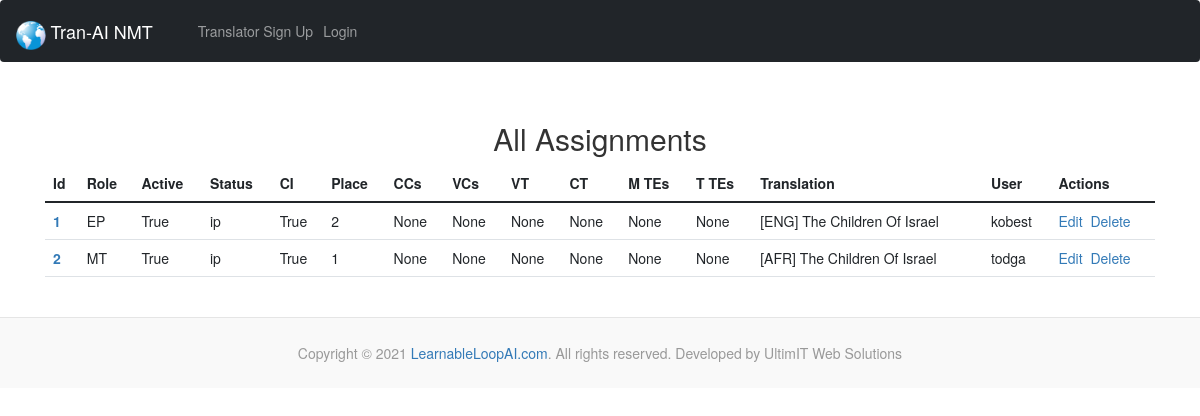
The page /assignments/ on the database as committed earlier.
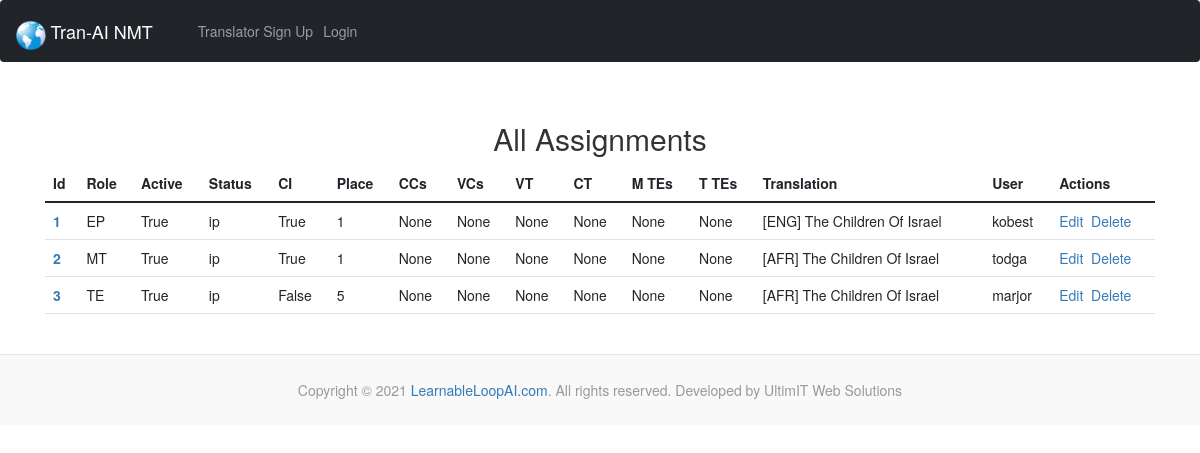
The same page on the database as committed later.
### todproof/models.py (models this page shows, shortened)
class Assignment(models.Model):
  class Role(models.TextChoices):
    EP = 'EP', _('English Provider (EP)')
    EE = 'EE', _('English Editor (EE)')
    NT = 'NT', _('No Translator (NT)')
    MT = 'MT', _('Machine Translator (MT)')
    HT = 'HT', _('Human Translator (HT)')
    TE = 'TE', _('Translation Editor (TE)')
    SE = 'SE', _('Scripture Editor (SE)')
    PE = 'PE', _('Poetry Editor (PE)')
    CE = 'CE', _('Chief Editor (CE)')
    LA = 'LA', _('Language Administrator (LA)')
  class Status(models.TextChoices):
    ip = 'ip', _('In Process (ip)')
    cd = 'cd', _('Completed (cd)')
    te = 'te', _('TE editing (te)')
    ce = 'ce', _('CE editing (ce)')
    qe = 'qe', _('QE editing (qe)')
    pg = 'pg', _('Publishing (pg)')
    pd = 'pd', _('Published (pd)')
    pr = 'pr', _('Pruned (pr)')
  translation = models.ForeignKey(Translation, blank=False, null=False, on_delete=models.DO_NOTHING, related_name='assignments')
  user = models.ForeignKey(settings.AUTH_USER_MODEL, blank=False, null=False, on_delete=models.DO_NOTHING, related_name='assignments') #for accounts app
  role = models.CharField('Role', max_length=2, validators=[MinLengthValidator(2), MaxLengthValidator(2)], choices=Role.choices, default=Role.TE, blank=False, null=False,)
  active = models.BooleanField('Active', default=False)
  place = models.IntegerField('Place', default=1, validators=[MinValueValidator(1)], blank=False, null=False,)
  context = models.IntegerField('Context', default=0, validators=[MinValueValidator(0), MinValueValidator(10)], blank=False, null=False,)
  ci = models.BooleanField('Content imported', default=False)
  status = models.CharField('Status', max_length=2, validators=[MinLengthValidator(2), MaxLengthValidator(2)], choices=Status.choices, default=Status.ip, blank=False, null=False,)
  ccs = models.IntegerField('Final Create additions', blank=True, null=True,)
  ccs_k = models.IntegerField('- by klearing', blank=True, null=True,)
  ccs_m = models.IntegerField('- by modding', blank=True, null=True,)
  vcs = models.IntegerField('Final Vote additions', blank=True, null=True,)
  vcs_a = models.IntegerField('- by accepting', blank=True, null=True,)
  vcs_c = models.IntegerField('- by creating', blank=True, null=True,)
  vcs_t = models.IntegerField('- by topping', blank=True, null=True,)
  vcs_p = models.IntegerField('- by picking', blank=True, null=True,)
  ct = models.IntegerField('Final Create time (s)', blank=True, null=True,)
  vt = models.IntegerField('Final Vote time (s)', blank=True, null=True,)
  majtes = models.IntegerField('Final Majority Top Changes', blank=True, null=True,)
  tietes = models.IntegerField('Final Tie Top Changes', blank=True, null=True,)
  notes = models.CharField('Notes', max_length=200, blank=True, null=True,)

class Translation(models.Model):
  class Transcription(models.TextChoices):
    ANDES = 'A', _('Andes')
    MAMALIS = 'M', _('Mamalis')
  lan = models.CharField('Language', max_length=3)
  tran_title = models.CharField('Translated title', max_length=70)
  descrip = models.TextField('Description', blank=True, null=True, max_length=500)
  blkc = models.IntegerField('Block count')
  subc = models.IntegerField('Sub-block count')
  senc = models.IntegerField('Sentence count')
  xcrip = models.CharField('Transcription', max_length=1, choices=Transcription.choices, default=Transcription.ANDES, blank=False,)
  li = models.BooleanField('Lookup imported (eng) / translate contributions randomized (oth)')
  pubdate = models.DateField('Publication date', default=datetime.date.today)
  version = models.CharField('Version', max_length=20)
  message = models.ForeignKey(Message, blank=True, null=True, on_delete=models.CASCADE, related_name='translations')
  eng_tran = models.ForeignKey('self', blank=True, null=True, on_delete=models.CASCADE,)
  def __str__(self):
    return self.tran_title

### accounts/models.py (models this page shows)
class CustomUser(AbstractBaseUser, PermissionsMixin):
    email = models.EmailField(_('email address'), unique=True)
    username = models.CharField(_('username'), max_length=6, default='')
    admin = models.BooleanField(default=False)
    is_staff = models.BooleanField(default=False)
    is_active = models.BooleanField(default=True)
    created_at = models.DateTimeField(default=timezone.now)
    cur_assign = models.ForeignKey(Assignment, blank=True, null=True, on_delete=models.CASCADE)
    USERNAME_FIELD = 'email'
    REQUIRED_FIELDS = []
    objects = CustomUserManager()
    def __str__(self):
        return self.username

### todproof/views.py (the view)
# urls.py: path('assignments/', views.index_assignments, name='index-assignments'),
def index_assignments(request):
  assignment_list = Assignment.objects.all()
  return render(request, 'todproof/index_assignments.html', {'assignment_list': assignment_list})

### todproof/templates/todproof/index_assignments.html
{% extends 'todproof/base.html' %}
{% block content %}
<center><h2>All Assignments</h2></center>
<table class="table table-hover">
  <thead>
    <tr>
      <th scope="col">Id</th>
      <th scope="col">Role</th>
      <th scope="col">Active</th>
      <th scope="col">Status</th>
      <th scope="col">CI</th>
      <th scope="col">Place</th>
      <th scope="col">CCs</th>
      <th scope="col">VCs</th>
      <th scope="col">VT</th>
      <th scope="col">CT</th>
      <th scope="col">M TEs</th>
      <th scope="col">T TEs</th>
      <th scope="col">Translation</th>
      <th scope="col">User</th>
      <th scope="col">Actions</th>
    </tr>
  </thead>
  <tbody>
{% for assignment in assignment_list %}
    <tr>
      <th scope="row"><a href="{% url 'show-assignment' assignment.id %}">{{ assignment.id }}</a></th>
      <td>{{ assignment.role }}</td>
      <td>{{ assignment.active }}</td>
      <td>{{ assignment.status }}</td>
      <td>{{ assignment.ci }}</td>
      <td>{{ assignment.place }}</td>
      <td>{{ assignment.ccs }}</td>
      <td>{{ assignment.vcs }}</td>
      <td>{{ assignment.vt }}</td>
      <td>{{ assignment.ct }}</td>
      <td>{{ assignment.majtes }}</td>
      <td>{{ assignment.tietes }}</td>
      <td>{{ assignment.translation }}</td>
      <td>{{ assignment.user }}</td>
      <td><a href="{% url 'update-assignment' assignment.id %}">Edit</a>&nbsp;&nbsp;<a href="{% url 'delete-assignment' assignment.id %}">Delete</a></td>
    </tr>
{% endfor %}
  </tbody>
</table>
{% endblock %}

### todproof/templates/todproof/base.html (shortened to what this page needs)
{% load todproof_tags %}
{% load static %}
<!doctype html>
<html lang="en">
  <head>
    <link href="https://cdn.jsdelivr.net/npm/bootstrap@5.0.2/dist/css/bootstrap.min.css" rel="stylesheet">
    <link rel="stylesheet" href="https://cdnjs.cloudflare.com/ajax/libs/font-awesome/5.15.3/css/all.min.css" />
    <link rel="stylesheet" href="{% static 'todproof/custom.css' %}">
    <link rel="stylesheet" href="https://maxcdn.bootstrapcdn.com/bootstrap/3.4.0/css/bootstrap.min.css">
  </head>
  <body>
    {% include 'todproof/navbar.html' %}
    <br/>
    <div class="container">
    {% block content %}
    {% endblock %}
    </div>
    <br>
    {% include 'todproof/footer.html' %}
  </body>
</html>

### todproof/templates/todproof/navbar.html (shortened to what this page needs)
{% load todproof_tags %}
{% load static %}
<nav class="navbar navbar-expand-lg navbar-dark bg-dark">
  <div class="container-fluid">
    <a class="navbar-brand" href="{% url 'home' %}"><img src="{% static 'todproof/logo.png' %}" width="29.6" height="29.2" class="d-inline-block align-top" alt="">
      Tran-AI NMT</a>
    <div class="collapse navbar-collapse" id="navbarSupportedContent">
      <ul class="navbar-nav me-auto mb-2 mb-lg-0">
{% if user.is_authenticated %}
        <li class="nav-item dropdown">
          <a class="nav-link dropdown-toggle" href="#" id="navbarDropdown" role="button" data-bs-toggle="dropdown" aria-expanded="false">
            All
          </a>
          <ul class="dropdown-menu" aria-labelledby="navbarDropdown">
            <li><a class="dropdown-item" href="{% url 'index-messages' %}">Messages</a></li>
            <li><a class="dropdown-item" href="{% url 'index-all-translations' %}">Translations</a></li>
            <li><a class="dropdown-item" href="{% url 'index-assignments' %}">Assignments</a></li>
            <li><hr class="dropdown-divider"></li>
            <li><a class="dropdown-item" href="{% url 'index-users' %}">Users</a></li>
          </ul>
        </li>
        <li class="nav-item dropdown">
          <a class="nav-link dropdown-toggle" href="#" id="navbarDropdown" role="button" data-bs-toggle="dropdown" aria-expanded="false">
            Actions
          </a>
          <ul class="dropdown-menu" aria-labelledby="navbarDropdown">
            <li><a class="dropdown-item" href="{% url 'create-message' %}">New Message</a></li>
            <li><hr class="dropdown-divider"></li>
            <li><a class="dropdown-item" href="#">Help</a></li>
          </ul>
        </li>
        <li class="nav-item dropdown">
          <a class="nav-link dropdown-toggle" href="#" id="navbarDropdown" role="button" data-bs-toggle="dropdown" aria-expanded="false">
            Assignments
          </a>
          <ul class="dropdown-menu" aria-labelledby="navbarDropdown">
  {%  get_current_user_active_assignments as active_assignments %}
  {%  for at in active_assignments %}
            <li><a class="dropdown-item" href="{% url 'switch-current-assignment' at.id %}">[{{at.translation.lan}}] {{at.translation.message.descriptor}} {{at.translation.message.title}} ({{at.role}})</a></li>
  {%  endfor %}
            <li><hr class="dropdown-divider"></li>
            <li><a class="dropdown-item" href="#">Help</a></li>
          </ul>
        </li>
        <li class="nav-item"><a class="nav-link" href="#" role="button" aria-expanded="false">[{{user.cur_assign.translation.lan}}] {{user.cur_assign.translation.message.descriptor}} {{user.cur_assign.translation.message.title}} ({{user.cur_assign.role}})</a></li>
        <li class="nav-item"><a class="nav-link" href="#" role="button" aria-expanded="false">{{user.username}}</a></li>
{% else %}
        <li class="nav-item"><a class="nav-link" href="{% url 'signup' %}">Translator Sign Up</a></li>
{% endif %}
{% if user.is_authenticated %}
        <li class="nav-item"><a class="nav-link" href="{% url 'logout' %}">Logout</a></li>
        <li class="nav-item"><a class="nav-link" href="{% url 'home' %}">Profile</a></li>
{% else %}
        <li class="nav-item"><a class="nav-link" href="{% url 'login' %}">Login</a></li>
{% endif %}
      </ul>
    </div>
  </div>
</nav>

### todproof/templates/todproof/footer.html
<footer class="blog-footer">
  <p>Copyright &copy; {% now "Y" %} <a href="http://www.learnableloopai.com/">LearnableLoopAI.com</a>. All rights reserved. Developed by <a href="http://www.ultimit.us" style="color: #999999;">UltimIT Web Solutions</a></p>
</footer>

### todproof/static/todproof/custom.css (style rules this page uses)
.blog-footer { padding: 2.5rem 0; color: #999; text-align: center; background-color: #f9f9f9; border-top: .05rem solid #e5e5e5; }
.blog-footer p:last-child { margin-bottom: 0; }

Rows that differ between the two databases and show on the page:
changed Assignment "EP": place "2" → "1"
added Assignment: id "3", role "TE", active "True", status "ip", ci "False", place "5", ccs "None", vcs "None", vt "None", ct "None", majtes "None", tietes "None", translation "[AFR] The Children Of Israel", user "marjor"
